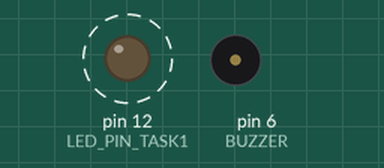
Simulated run of this sketch. Board: Arduino Leonardo, built for the host (arithmetic inside an expression is 32-bit, double 64-bit). Parts: output pins drawn as LEDs (lit = HIGH), buzzer (waves = sounding, pin HIGH). Dashed ring = blinking.

Above: at 0.6 s.
Timing chart, 0 to 3.0 s (numbered marks = the images above):
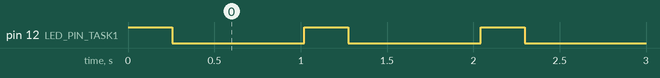

Measured:
- by itself, pin 12 (LED_PIN_TASK1): alternates HIGH for 0.26 s and LOW for 0.77 s

The sketch:

demo3_DDS_T1_T2.ino
```cpp
#define LED_PIN_TASK1 12
#define BUZZER 6

#define prescaler 8

#define E 659 //Hz
#define C 523 //Hz
#define G 784 //Hz
#define g 392 //Hz
#define R 0   //Rest, play no sound

int melody[] = {R, E, R, E, R, R, E, R, R, C, R, E, R, R, G, R, R, R, R, R, g, R};

// Task states definitions, representing the lifecycle of a task.
#define STATE_RUNNING 0 // Task is currently running.
#define STATE_READY 1 // Task is ready to run.
#define STATE_SLEEP 2 // Task is waiting for its sleep time to expire before it can run again.
#define STATE_DEAD 3 // Task has completed its function or has been terminated.

#define N_MAX_TASKS 5 // Maximum number of tasks that can be managed by the system.

int task_delays[] = {1000, 1000, 1}; // Array defining delays for tasks in milliseconds.

// Variables to control Task 2
int counter = 0;
unsigned long start = 0;
unsigned long temp = 0;

// Structure defining a Task Control Block (TCB), which holds information about each task.
typedef struct TCBstruct {
  int taskID; // Unique identifier for the task within the task list.
  char taskName[20]; // Descriptive name for the task. Useful for debugging and readability.
  int numCalls; // Counts how many times the task has been called. Useful for monitoring task activity.
  unsigned short int state; // Current state of the task (e.g., READY, SLEEP, DEAD).
  void (*functionptr)(); // Pointer to the function that the task needs to execute.
  unsigned int sleeptime; // Time in milliseconds the task needs to wait before next execution.
} task;

task tasklist[N_MAX_TASKS]; // Array to hold tasks. Acts as the Task Control Block (TCB) registry.
int deadlist[N_MAX_TASKS]; // Array to keep track of tasks that have been terminated.
int time_count; // Counter used to simulate time passing.
int quit_flag; // A flag indicating whether a task has requested to terminate itself.

void setup() {

  // Initializes digital pins connected to LEDs as outputs. Sets the initial state of LEDs to OFF for safety.
  pinMode(LED_PIN_TASK1, OUTPUT);
  // Initialize passive buzzer
  pinMode(BUZZER, OUTPUT);

  // Setup timer
  TCCR4B = 0;
  TCCR4A = 0;
  TCCR4B |= (1 << WGM42) | (1 << CS41);    // set to CTC mode and prescaler 8
  TCCR4A |= (1 << COM4A0);                // toggle (buzzer) pin when TIMER4_ON_BIT reaches MAX

  time_count = 0; // Reset time counter.
  quit_flag = 0; // Ensure quit flag is reset at start.

  // Initialize the task list with tasks for toggling LEDs. Each task is assigned a function, initial state, and sleep time.
  // The pattern is to have one task for turning an LED on and another for turning it off, creating a blinking effect.
  initTask(0, "LED1_on", &task1_on, STATE_READY, 0);
  initTask(1, "LED1_off", &task1_off, STATE_SLEEP, 250); // LED2 blinks with a period of 500 ms (250 ms on, 250 ms off).
  initTask(2, "Play_song", &task2, STATE_READY, 0);
}

void loop() {
  // Main loop iterates over the tasklist, executing tasks based on their state and sleep time.
  for (int i = 0; tasklist[i].functionptr != NULL; i++) {
    // Check if task is ready and sleep time has elapsed.
    if (tasklist[i].state == STATE_READY && tasklist[i].sleeptime == 0) {
      tasklist[i].functionptr(); // Execute the task's function.
      tasklist[i].numCalls++; // Increment the call count for monitoring.
      tasklist[i].state = STATE_SLEEP; // Set task to sleep state.
      tasklist[i].sleeptime = task_delays[i % 3]; // Assign sleep time from the predefined delays array.
    } else if (tasklist[i].state == STATE_SLEEP) {
      // If task is sleeping, decrement its sleep time.
      tasklist[i].sleeptime--;
      if (tasklist[i].sleeptime <= 0) {
        // Once sleep time is up, set task state to ready for next execution.
        tasklist[i].state = STATE_READY;
      }
    }

    // If we finished playing the song
    if (counter == ((sizeof(melody) / sizeof(melody[0])))) {
      deadlist[2] = -1;                   // remove task from deadList
      tasklist[2].state = STATE_SLEEP;    // set the state to SLEEP
      tasklist[i].sleeptime = 4000;       // set sleep time
      counter = 0;                        // reset counter
    }

    // If we finished playing the song
    // if (millis() - start > 4000) {
    //   counter = 0;
    //   tasklist[2].state = STATE_READY;
    // }

    // Handle task self-termination logic.
    if (quit_flag != 0) {
      tasklist[i].state = STATE_DEAD;
      deadlist[i] = tasklist[i].taskID;
      quit_flag = 0; // Reset quit flag after handling.
    }
  }

  increment(); // Increment the simulated time counter.
}

// Increment function simulates time passing.
void increment() {
  delay(1); // Simulates a 1 ms time step.
  if (time_count < 30000) { // Simulate for a specific duration (30 seconds in this example).
    time_count++;
  } else {
    time_count = 0; // Reset time counter to loop the simulation.
  }
}

// Task functions
void task1_on() {
  digitalWrite(LED_PIN_TASK1, HIGH);
}
void task1_off() {
  digitalWrite(LED_PIN_TASK1, LOW);
}

// Play song for 2.1 seconds, rest for 6.1 seconds, repeat
void task2() {
  // Play the song
  if (counter < (sizeof(melody) / sizeof(melody[0]))) {
    task2_2(melody[counter]);
  }
  // Once finished, self-terminate the task
  else {
    task_self_quit();
  }

}

// Play each note in the array. Will result in playing the whole song
void task2_2(int freq) {
  if (time_count - temp > 100) {
    counter++;
    temp = time_count;
  } else {
    task2_1(melody[counter]);
  }
}

// Play a tone given a frequency
void task2_1(int freq) {
  if (freq == 0) {
    OCR4A = 0;
  } else {
    OCR4A = F_CPU / (2 * prescaler * freq);
  }
}

// Utility function to initialize tasks.
void initTask(int id, const char* name, void (*func)(), unsigned short int initialState, unsigned int initialSleep) {
  tasklist[id].taskID = id;
  strncpy(tasklist[id].taskName, name, sizeof(tasklist[id].taskName) - 1); // Ensure name is null-terminated.
  tasklist[id].functionptr = func;
  tasklist[id].state = initialState;
  tasklist[id].sleeptime = initialSleep;
  tasklist[id].numCalls = 0;
}

// Function to terminate a task from within itself.
void task_self_quit() {
  quit_flag = 1; // Set quit flag to indicate a task wishes to terminate.
}

// Function to restart a terminated task.
void task_start(int taskID) {
  if (deadlist[taskID] != -1) { // Check if task is in the deadlist.
    deadlist[taskID] = -1; // Remove task from deadlist.
    initTask(taskID, tasklist[taskID].taskName, tasklist[taskID].functionptr, STATE_READY, 0); // Reinitialize the task.
  }
}
```
